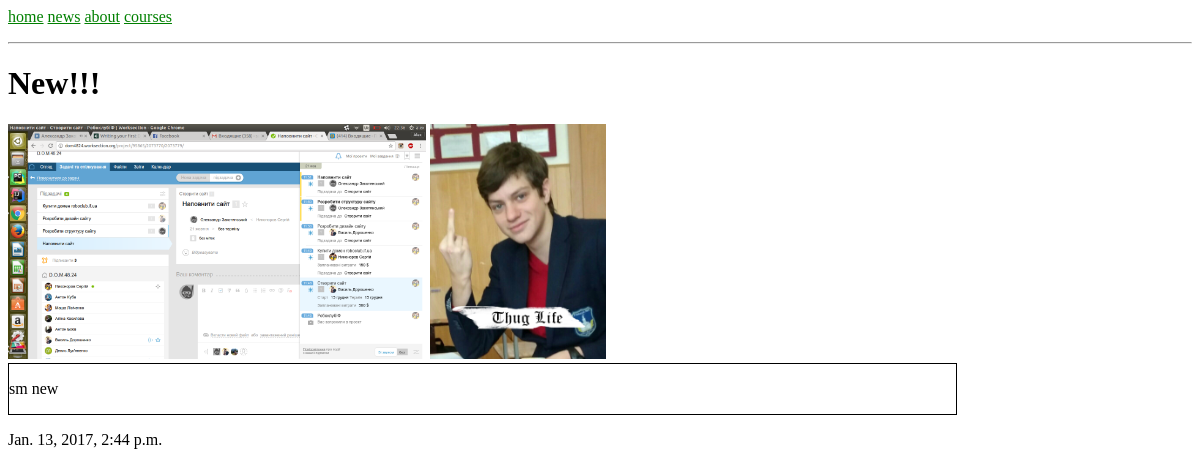
/news/article/new/, run on an earlier commit of the app's database.
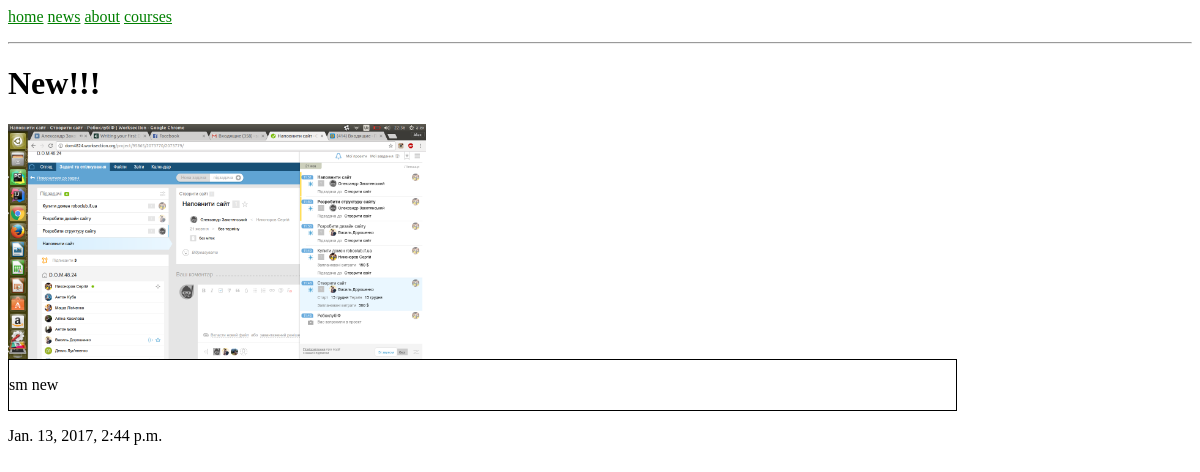
And on a later commit of the database.
### blog/models.py (models this page shows, shortened)
class Article(models.Model):
    title = models.CharField(max_length=250)
    slug = models.SlugField(unique=True,allow_unicode=True, max_length=250)
    body = models.TextField()
    publish = models.DateTimeField(default=timezone.now)
    image = models.ImageField(upload_to=upload_location, null=True, blank=True, )
    image2 = models.ImageField(upload_to=upload_location, null=True, blank=True, )
    image3 = models.ImageField(upload_to=upload_location, null=True, blank=True, )
    image4 = models.ImageField(upload_to=upload_location, null=True, blank=True, )
    image5 = models.ImageField(upload_to=upload_location, null=True, blank=True, )
    image6 = models.ImageField(upload_to=upload_location, null=True, blank=True, )
    image7 = models.ImageField(upload_to=upload_location, null=True, blank=True, )
    image8 = models.ImageField(upload_to=upload_location, null=True, blank=True, )
    image9 = models.ImageField(upload_to=upload_location, null=True, blank=True, )
    image10 = models.ImageField(upload_to=upload_location, null=True, blank=True, )
    video1 = models.URLField(max_length=150,null=True, blank=True, )
    video2 = models.URLField(max_length=150,null=True, blank=True, )
    video3 = models.URLField(max_length=150,null=True, blank=True, )
    class Meta:
        ordering = ('-publish',)

### blog/views.py (the view, shortened to what this page needs)
# urls.py: url(r'^news/article/(?P<pk>\d+)/$', ArticleDetail.as_view(), name='article'),
class ArticleDetail(TemplateView):
    template_name = "blog/articles_detail.html"
    def get(self, request, *args, **kwargs):
        article_detail=Article.objects.get(slug=kwargs['slug'])
        return render(request,self.template_name,{"article": article_detail})

### home/templates/blog/articles_detail.html (shortened to what this page needs)
<html>
<head>
</head>
<body>
{% include "common/header.html" %}
<h1>{{article.title}}</h1>
    {% if article.image %}
        <img  src='{{ article.image.url }}' class="img-rounded" height="30%" >
    {% endif %}
    {% if article.image2 %}
        <img  src='{{ article.image2.url }}' class="img-rounded" height="30%" >
    {% endif %}
<div style="width: 80%;border: solid 1px black; word-wrap:break-word;  "><p>{% autoescape off %}{{ article.body }}{% endautoescape %}</p></div>
<p>{{article.publish}}</p>
</body>
</html>

What changed in the data, as far as the page shows it:
changed Article "New!!!": image2: picture removed
